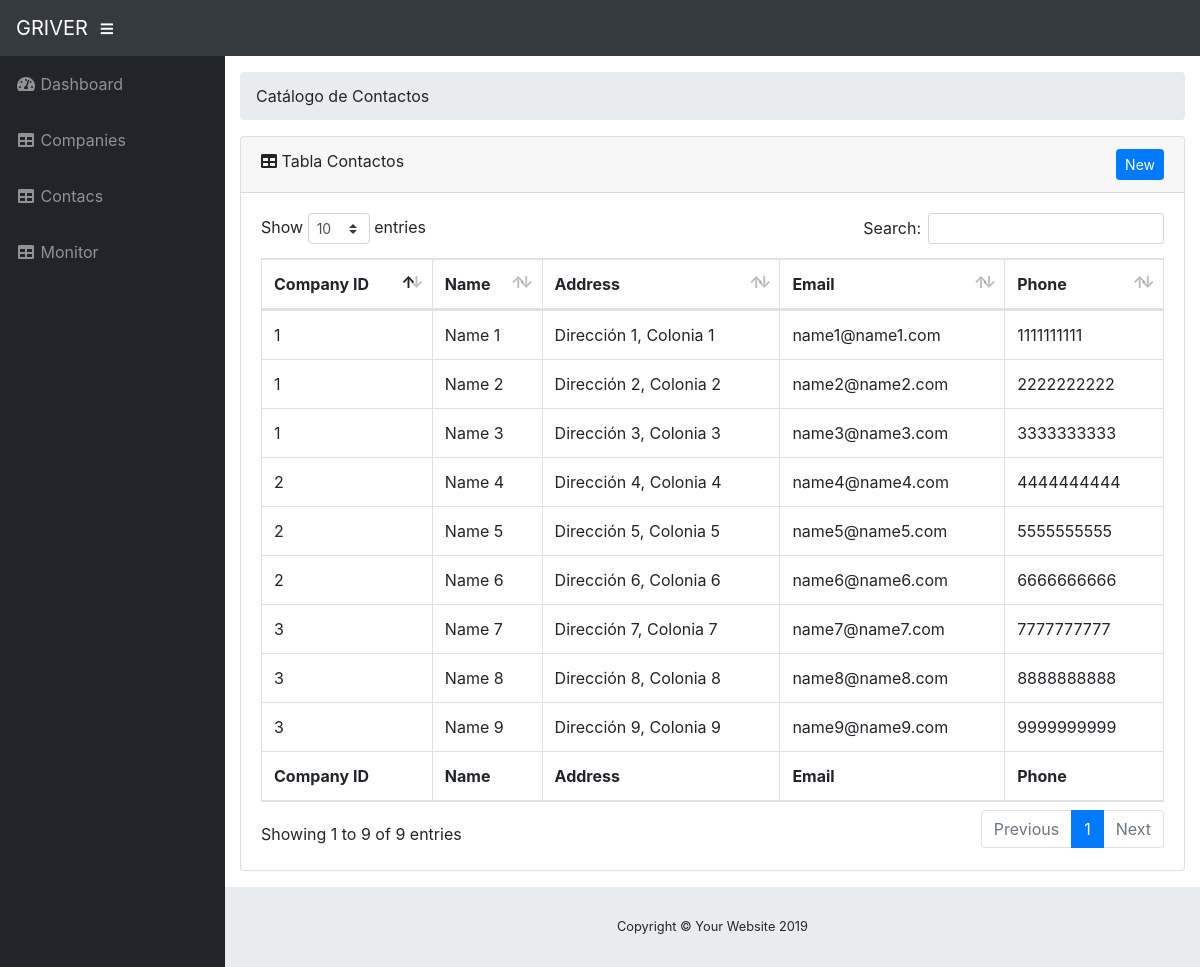
The app's page /resources/views/contact/index.php with its own data.
### tables this page shows
CREATE TABLE contact (
    id INT NOT NULL AUTO_INCREMENT,
    company_id INT NOT NULL,
    contact_name VARCHAR(50) NOT NULL,
    contact_address VARCHAR(100) NOT NULL,
    contact_email VARCHAR(100) NOT NULL,
    contact_phone VARCHAR(10) NOT NULL,
    PRIMARY KEY (id),
    CONSTRAINT FK_Company_Contact FOREIGN KEY (company_id) REFERENCES company (id) ON DELETE CASCADE
);

### php/model/crud/ContactCrud.php (called while the page is built, shortened)
<?php
	class ContactCrud{
		public function all(){
			$db = DataBase::conectar();
			$contacts = $db->query('SELECT * FROM contact');
			return $contacts;
		}
	}
 ?>

### resources/views/contact/index.php (the view, shortened to what this page needs)
<?php
include '../../../php/model/crud/ContactCrud.php';
$contact_crud = new ContactCrud();
$contacts = $contact_crud->all();
?>
<!DOCTYPE html>
<html lang="en">
<head>
  <link href="../../../vendor/fontawesome-free/css/all.min.css" rel="stylesheet" type="text/css">
  <link href="../../../vendor/datatables/dataTables.bootstrap4.css" rel="stylesheet">
  <link href="../../../css/sb-admin.css" rel="stylesheet">
</head>
<body id="page-top">
  <nav class="navbar navbar-expand navbar-dark bg-dark static-top">
    <a class="navbar-brand mr-1" href="../index.php">GRIVER</a>
    <button class="btn btn-link btn-sm text-white order-1 order-sm-0" id="sidebarToggle" href="#">
      <i class="fas fa-bars"></i>
    </button>
  </nav>
  <div id="wrapper">
    <ul class="sidebar navbar-nav">
      <li class="nav-item ">
        <a class="nav-link" href="../index.php">
          <i class="fas fa-fw fa-tachometer-alt"></i>
          <span>Dashboard</span>
        </a>
      </li>
      <li class="nav-item">
        <a class="nav-link" href="../company/">
          <i class="fas fa-fw fa-table"></i>
          <span>Companies</span></a>
      </li>
      <li class="nav-item">
        <a class="nav-link" href="../contact/">
          <i class="fas fa-fw fa-table"></i>
          <span>Contacs</span></a>
      </li>
      <li class="nav-item">
        <a class="nav-link" href="../monitor/">
          <i class="fas fa-fw fa-table"></i>
          <span>Monitor</span></a>
      </li>
    </ul>
    <div id="content-wrapper">
      <div class="container-fluid">
        <ol class="breadcrumb">
          <li class="breadcrumb-item">
            Catálogo de Contactos
          </li>
        </ol>
        <div class="card mb-3">
          <div class="card-header">
            <i class="fas fa-table"></i>
            Tabla Contactos
            <a href="create.php" class="btn btn-sm btn-primary fa-pull-right">
                New
            </a>
          </div>
          <div class="card-body">
            <div class="table-responsive">
              <table class="table table-bordered" id="dataTable" width="100%" cellspacing="0">
                <thead>
                  <tr>
                    <th>Company ID</th>
                    <th>Name</th>
                    <th>Address</th>
                    <th>Email</th>
                    <th>Phone</th>
                  </tr>
                </thead>
                <tfoot>
                  <tr>
                    <th>Company ID</th>
                    <th>Name</th>
                    <th>Address</th>
                    <th>Email</th>
                    <th>Phone</th>
                  </tr>
                </tfoot>
                <tbody>
                    <?php foreach ($contacts->fetchAll() as $contact) {?>
                        <tr>
                            <td><?php echo $contact['company_id'] ?></td>
                            <td><?php echo $contact['contact_name'] ?></td>
                            <td><?php echo $contact['contact_address'] ?></td>
                            <td><?php echo $contact['contact_email'] ?></td>
                            <td><?php echo $contact['contact_phone'] ?></td>
                        </tr>
                    <?php }?>
                </tbody>
              </table>
            </div>
          </div>
        </div>
      </div>
      <footer class="sticky-footer">
        <div class="container my-auto">
          <div class="copyright text-center my-auto">
            <span>Copyright © Your Website 2019</span>
          </div>
        </div>
      </footer>
    </div>
  </div>
</body>
</html>

### records on screen
contact: company "1", contact_name "Name 1", contact_address "Dirección 1, Colonia 1", contact_email "name1@name1.com", contact_phone "1111111111"
contact: company "1", contact_name "Name 2", contact_address "Dirección 2, Colonia 2", contact_email "name2@name2.com", contact_phone "2222222222"
contact: company "1", contact_name "Name 3", contact_address "Dirección 3, Colonia 3", contact_email "name3@name3.com", contact_phone "3333333333"
contact: company "2", contact_name "Name 4", contact_address "Dirección 4, Colonia 4", contact_email "name4@name4.com", contact_phone "4444444444"
contact: company "2", contact_name "Name 5", contact_address "Dirección 5, Colonia 5", contact_email "name5@name5.com", contact_phone "5555555555"
contact: company "2", contact_name "Name 6", contact_address "Dirección 6, Colonia 6", contact_email "name6@name6.com", contact_phone "6666666666"
contact: company "3", contact_name "Name 7", contact_address "Dirección 7, Colonia 7", contact_email "name7@name7.com", contact_phone "7777777777"
contact: company "3", contact_name "Name 8", contact_address "Dirección 8, Colonia 8", contact_email "name8@name8.com", contact_phone "8888888888"
contact: company "3", contact_name "Name 9", contact_address "Dirección 9, Colonia 9", contact_email "name9@name9.com", contact_phone "9999999999"
